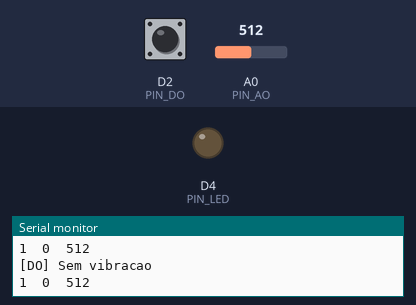
This sketch was run on a simulated ESP8266 (NodeMCU). Shown: output pins drawn as LEDs (lit = HIGH), the last lines printed to the serial monitor. The inputs (shaded band) are chosen by the test bench; at power-on: D2 (PIN_DO) HIGH, A0 (PIN_AO) = 512.

Above: at 2.2 s.
2.3 s: D2 (PIN_DO) pulled LOW for 1.2 s
At 3.8 s:
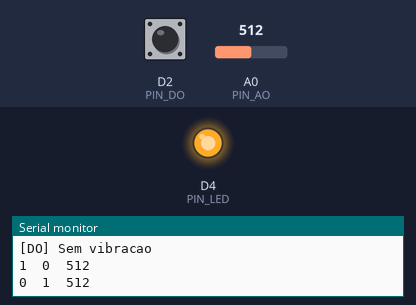
5.5 s: D2 (PIN_DO) pulled LOW for 3.2 s
At 10.0 s:
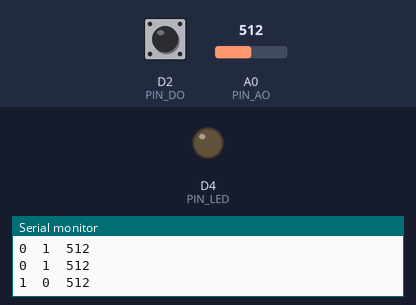
Timing chart, 0 to 11.5 s (numbered marks = the images above; inputs shaded):
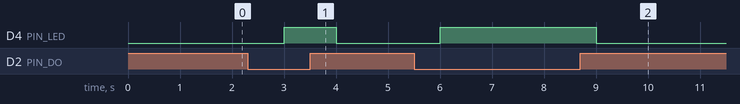

Measured:
- after the input at 2.3 s, D4 (PIN_LED): LOW → HIGH after 0.70 s, → LOW 1.0 s later
- after the input at 5.5 s, D4 (PIN_LED): LOW → HIGH after 0.50 s, → LOW 3.0 s later

The sketch:

sketch_compressorVibra__o.ino
```cpp
// Diagnostico SW-420 no ESP8266 (NodeMCU)
// DO -> D2 (GPIO4) | VCC -> 3V3 | GND -> GND | (opcional AO -> A0)

#if !defined(ESP8266)
  #error "Selecione NodeMCU/ESP8266 na IDE para este sketch."
#endif

const int PIN_DO  = D2;    // GPIO4
const int PIN_AO  = A0;    // se não estiver ligado, vai ler ruído/0
const int PIN_LED = LED_BUILTIN;

const unsigned long SAMPLE_MS = 20;
unsigned long lastSample = 0;

void setup() {
  Serial.begin(115200);
  // Usar pull-up interna ajuda se a saída DO do módulo for open-collector
  pinMode(PIN_DO, INPUT_PULLUP);
  pinMode(PIN_LED, OUTPUT);
  digitalWrite(PIN_LED, LOW);
  delay(1000);
  Serial.println("Iniciando diagnostico SW-420...");
}

void loop() {
  int digRaw = digitalRead(PIN_DO);   // 0 ou 1
  int digInv = !digRaw;               // útil se o modulo for ativo-baixo
  int ana    = analogRead(PIN_AO);    // so faz sentido se AO estiver ligado

  // Considerar "vibracao" quando digRaw == LOW (modulos comuns são ativos-baixo)
  bool vibracao = (digRaw == LOW);
  digitalWrite(PIN_LED, vibracao ? HIGH : LOW);

  if (millis() - lastSample >= SAMPLE_MS) {
    lastSample = millis();
    // Envie 3 series para o Serial Plotter: digRaw, digInv, analogico
    Serial.print(digRaw);  Serial.print('\t');
    Serial.print(digInv);  Serial.print('\t');
    Serial.println(ana);
    delay(1000);
  }

  // Log quando o estado mudar
  static int prev = -1;
  if (digRaw != prev) {
    prev = digRaw;
    if (vibracao) Serial.println("[DO] Vibracao detectada (ativo-baixo)");
    else          Serial.println("[DO] Sem vibracao");
  }
}
```
